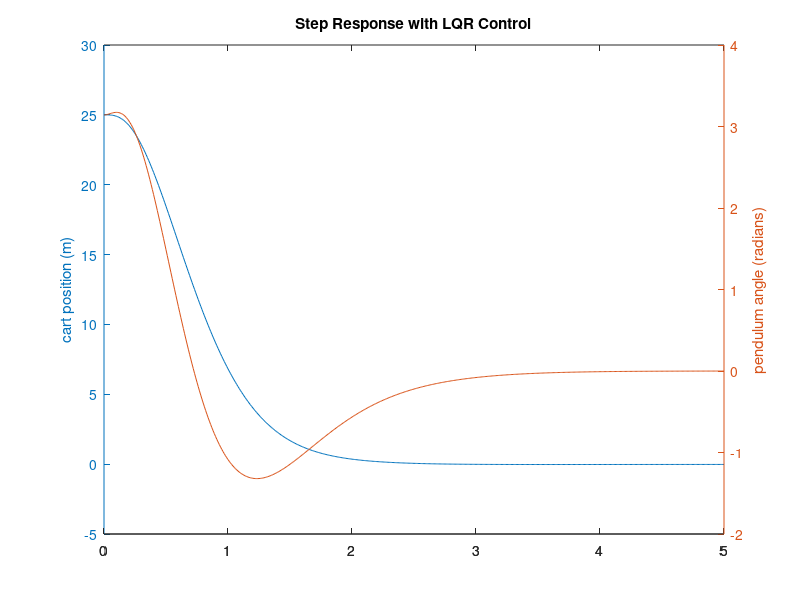

This figure's MATLAB source:
% 定义系统参数
M = 0.5;
m = 0.2;
b = 0.1;
I = 0.15;
g = 9.8;
l = 0.75;

p = I*(M+m) + M*m*l^2; % 矩阵 A 和 B 的分母

A = [0      1              0           0;
     0 -(I + m*l^2)*b/p  (m^2*g*l^2)/p   0;
     0      0              0           1;
     0 -(m*l*b)/p       m*g*l*(M+m)/p  0];
B = [0;
     (I + m*l^2)/p;
     0;
     m*l/p];
C = [1 0 0 0;
     0 0 1 0];
D = [0;
     0];
states = {'x' 'x_dot' 'phi' 'phi_dot'};
inputs = {'u'};
outputs = {'x'; 'phi'};

sys_ss = ss(A, B, C, D, 'statename', states, 'inputname', inputs, 'outputname', outputs);

% 计算极点
poles = eig(A)

%计算可控性
co = ctrb(sys_ss);
controllability = rank(co)

% 定义 LQR 权重矩阵
Q = C'*C;
Q(1,1) = 100;  % 增加位置的权重
Q(3,3) = 100;   % 增加角度的权重
R = 1;
K = lqr(A, B, Q, R)

Ac = (A - B*K);
Bc = B;
Cc = C;
Dc = D;

sys_cl = ss(Ac, Bc, Cc, Dc, 'statename', states, 'inputname', inputs, 'outputname', outputs);

% 仿真参数
t = 0:0.01:5;  % 仿真时间
r = 0.2 * ones(size(t));  % 参考输入

% 设置初始状态：自然垂下，速度为 0
x0 = [25; 0; pi; 0];  % [x; dx; theta; dtheta]

% 进行仿真
[y, t, x] = lsim(sys_cl, r, t, x0);

% 计算作用力 u
u = -K * x';

% 绘制结果
figure;
[AX, H1, H2] = plotyy(t, y(:, 1), t, y(:, 2), 'plot');
set(get(AX(1), 'Ylabel'), 'String', 'cart position (m)')
set(get(AX(2), 'Ylabel'), 'String', 'pendulum angle (radians)')
title('Step Response with LQR Control')

% 绘制作用力
%figure;
%plot(t, u)
%xlabel('Time (s)')
%ylabel('Control Force (N)')
%title('Control Force over Time')

%figure;
%plot(t, x(:, 4))  % x的第四列是角速度phi_dot
%xlabel('Time (s)')
%ylabel('Angular Velocity (rad/s)')
%title('Pendulum Angular Velocity over Time')

%figure;
%plot(t, x(:, 2))  % x的第四列是角速度phi_dot
%xlabel('Time (s)')
%ylabel('sudu')
%title('sudu')
